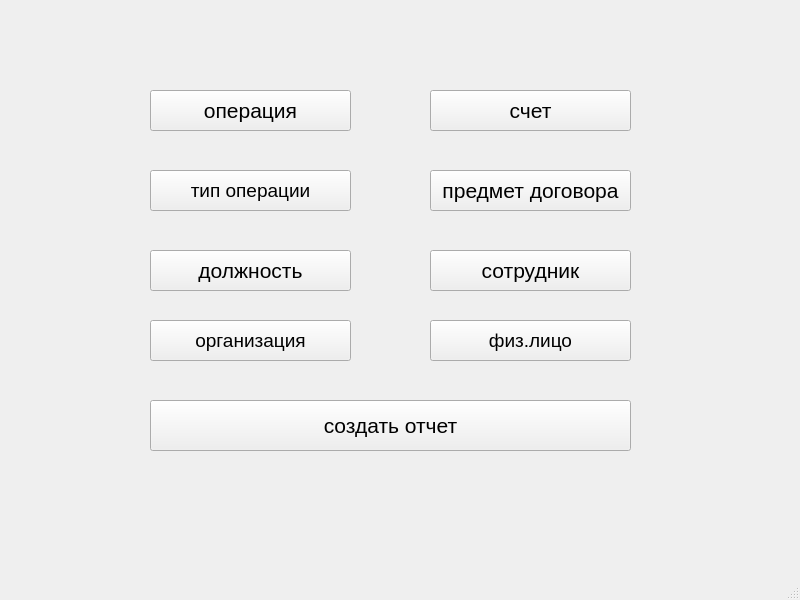
<?xml version="1.0" encoding="UTF-8"?>
<ui version="4.0">
 <class>MainWindow</class>
 <widget class="QMainWindow" name="MainWindow">
  <property name="geometry">
   <rect>
    <x>0</x>
    <y>0</y>
    <width>800</width>
    <height>600</height>
   </rect>
  </property>
  <property name="windowTitle">
   <string>MainWindow</string>
  </property>
  <widget class="QWidget" name="centralwidget">
   <widget class="QPushButton" name="account">
    <property name="geometry">
     <rect>
      <x>430</x>
      <y>90</y>
      <width>201</width>
      <height>41</height>
     </rect>
    </property>
    <property name="font">
     <font>
      <pointsize>16</pointsize>
     </font>
    </property>
    <property name="text">
     <string>счет</string>
    </property>
   </widget>
   <widget class="QPushButton" name="employee">
    <property name="geometry">
     <rect>
      <x>430</x>
      <y>250</y>
      <width>201</width>
      <height>41</height>
     </rect>
    </property>
    <property name="font">
     <font>
      <pointsize>16</pointsize>
     </font>
    </property>
    <property name="text">
     <string>сотрудник</string>
    </property>
   </widget>
   <widget class="QPushButton" name="post">
    <property name="geometry">
     <rect>
      <x>150</x>
      <y>250</y>
      <width>201</width>
      <height>41</height>
     </rect>
    </property>
    <property name="font">
     <font>
      <pointsize>16</pointsize>
     </font>
    </property>
    <property name="text">
     <string>должность</string>
    </property>
   </widget>
   <widget class="QPushButton" name="operation">
    <property name="geometry">
     <rect>
      <x>150</x>
      <y>90</y>
      <width>201</width>
      <height>41</height>
     </rect>
    </property>
    <property name="font">
     <font>
      <pointsize>16</pointsize>
     </font>
    </property>
    <property name="text">
     <string>операция</string>
    </property>
   </widget>
   <widget class="QPushButton" name="subject">
    <property name="geometry">
     <rect>
      <x>430</x>
      <y>170</y>
      <width>201</width>
      <height>41</height>
     </rect>
    </property>
    <property name="font">
     <font>
      <pointsize>16</pointsize>
     </font>
    </property>
    <property name="text">
     <string>предмет договора</string>
    </property>
   </widget>
   <widget class="QPushButton" name="create_report">
    <property name="geometry">
     <rect>
      <x>150</x>
      <y>400</y>
      <width>481</width>
      <height>51</height>
     </rect>
    </property>
    <property name="font">
     <font>
      <pointsize>16</pointsize>
     </font>
    </property>
    <property name="text">
     <string>создать отчет</string>
    </property>
   </widget>
   <widget class="QPushButton" name="organization">
    <property name="geometry">
     <rect>
      <x>150</x>
      <y>320</y>
      <width>201</width>
      <height>41</height>
     </rect>
    </property>
    <property name="font">
     <font>
      <pointsize>14</pointsize>
     </font>
    </property>
    <property name="text">
     <string>организация</string>
    </property>
   </widget>
   <widget class="QPushButton" name="person">
    <property name="geometry">
     <rect>
      <x>430</x>
      <y>320</y>
      <width>201</width>
      <height>41</height>
     </rect>
    </property>
    <property name="font">
     <font>
      <pointsize>14</pointsize>
     </font>
    </property>
    <property name="text">
     <string>физ.лицо</string>
    </property>
   </widget>
   <widget class="QPushButton" name="type">
    <property name="geometry">
     <rect>
      <x>150</x>
      <y>170</y>
      <width>201</width>
      <height>41</height>
     </rect>
    </property>
    <property name="font">
     <font>
      <pointsize>14</pointsize>
     </font>
    </property>
    <property name="text">
     <string>тип операции</string>
    </property>
   </widget>
  </widget>
  <widget class="QMenuBar" name="menubar">
   <property name="geometry">
    <rect>
     <x>0</x>
     <y>0</y>
     <width>800</width>
     <height>22</height>
    </rect>
   </property>
  </widget>
  <widget class="QStatusBar" name="statusbar"/>
 </widget>
 <resources/>
 <connections/>
</ui>
